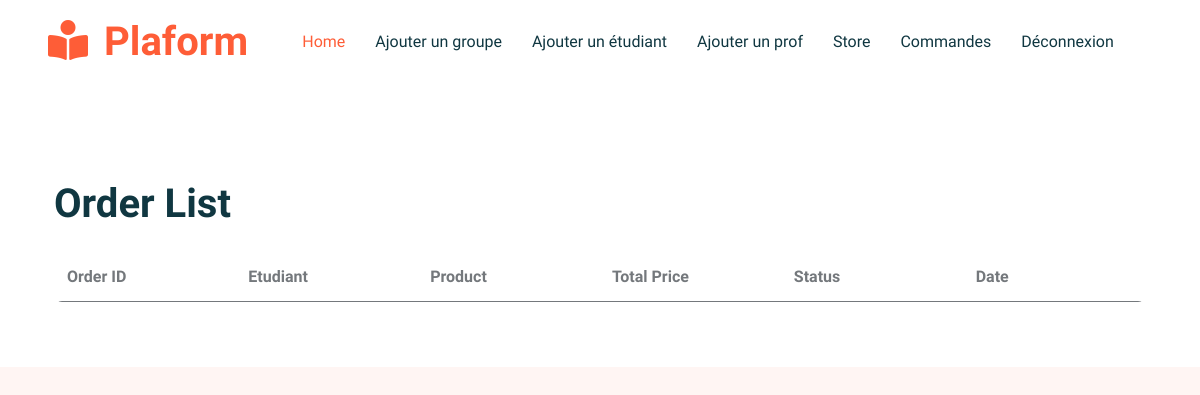
The app's page /commandes_admin/ (signed in), older data.
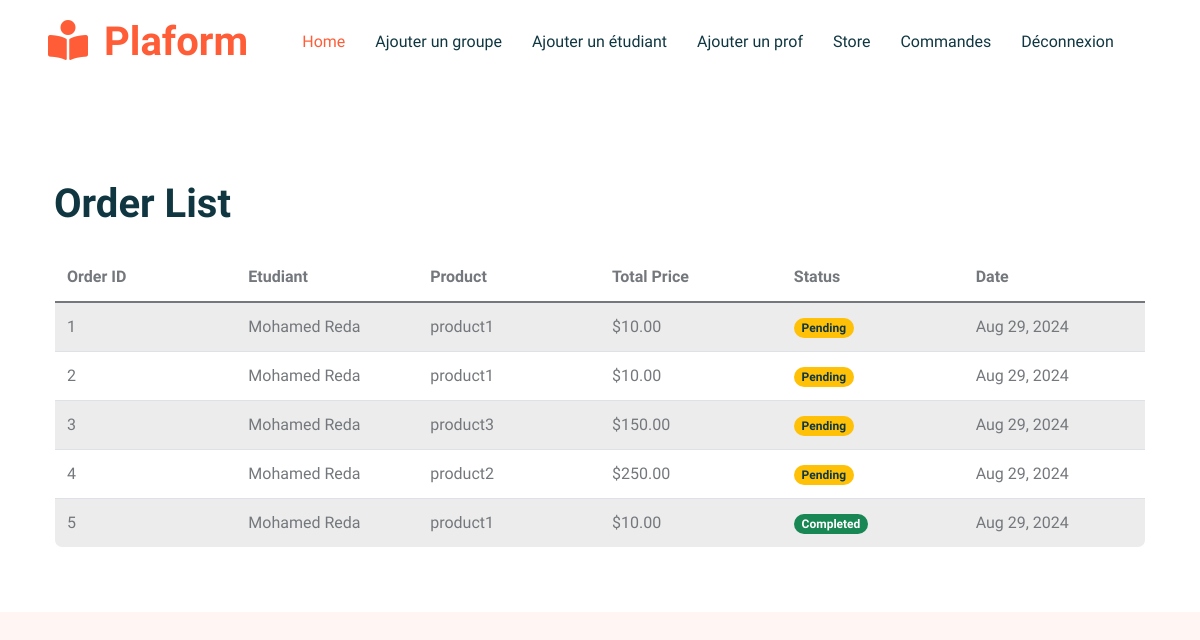
The same page, newer data.
### platformTK/models.py (models this page shows, shortened)
class Commande(models.Model):
    STATUS_CHOICES = [
        ('Pending', 'Pending'),
        ('Completed', 'Completed'),
        ('Cancelled', 'Cancelled'),
    ]
    etudiant = models.ForeignKey('Etudiant', on_delete=models.CASCADE)
    product = models.ForeignKey('Product', on_delete=models.CASCADE)
    date_ordered = models.DateTimeField(auto_now_add=True)
    quantity = models.PositiveIntegerField(default=1)
    total_price = models.DecimalField(max_digits=10, decimal_places=2)
    status = models.CharField(max_length=10, choices=STATUS_CHOICES, default='Pending')

class Etudiant(models.Model):
    user = models.OneToOneField(User, null=True, on_delete=models.CASCADE)
    prenom = models.CharField(max_length=50)
    nom = models.CharField(max_length=50)
    date_de_naissance = models.DateField()
    email = models.EmailField(unique=True)
    numéro_de_téléphone = models.CharField(max_length=15, blank=True, null=True)
    avatar = models.ImageField(null=True, blank=True)
    slugEtudiant = models.SlugField(blank=True, null=True)
    date_created = models.DateField(auto_now_add=True, null=True, blank=True)
    points = models.IntegerField(default=0,blank=True, null=True)
    EtudiantCode = models.CharField(max_length=100, null=True, blank=True, default=generate_etudiant_code)

class Product(models.Model):
    CATEGORY_CHOICES = [
        ('livre', 'livre'),
        ('jeux', 'jeux'),
        ('stylos', 'stylos'),
        ('Autre', 'Autre'),
    ]
    name = models.CharField(max_length=100)
    description = models.TextField()
    category = models.CharField(max_length=20, choices=CATEGORY_CHOICES)
    price = models.DecimalField(max_digits=10, decimal_places=2)
    stock = models.PositiveIntegerField()
    image = models.ImageField(upload_to='products/', null=True, blank=True)
    slug = models.SlugField(max_length=100, unique=True, blank=True, null=True)
    date_added = models.DateTimeField(auto_now_add=True)
    ProductCode = models.CharField(max_length=100, null=True, blank=True, default=generate_product_code)
    def __str__(self):
        return self.name

### platformTK/views.py (the view)
# urls.py: path('commandes_admin/', views.commandes_admin, name='commandes_admin'),
@login_required(login_url='login')
def commandes_admin(request):
    commandes = Commande.objects.all()
    context = {
        'commandes': commandes,
    }
    return render(request, "platformTK/SuperAdmin/commandes_admin.html", context)

### platformTK/templates/platformTK/SuperAdmin/commandes_admin.html (shortened to what this page needs)
{% extends "platformTK/SuperAdmin/HomeBase.html" %}
{% load static %}
{% block content %}
{% include 'platformTK/SuperAdmin/navbar.html' %}
<div class="container mt-5">
    <div class="container py-5">
        <h1 class="mb-4">Order List</h1>
        <table class="table table-striped">
            <thead>
                <tr>
                    <th>Order ID</th>
                    <th>Etudiant</th>
                    <th>Product</th>
                    <th>Total Price</th>
                    <th>Status</th>
                    <th>Date</th>
                </tr>
            </thead>
            <tbody>
                {% for commande in commandes %}
                <tr>
                    <td>{{ commande.id }}</td>
                    <td>{{ commande.etudiant.prenom }} {{ commande.etudiant.nom }}</td>
                    <td>{{ commande.product }}</td>
                    <td>${{ commande.total_price }}</td>
                    <td>
                        {% if commande.status == 'Pending' %}
                        <span class="badge bg-warning text-dark">Pending</span>
                        {% elif commande.status == 'Completed' %}
                        <span class="badge bg-success text-white">Completed</span>
                        {% elif commande.status == 'Cancelled' %}
                        <span class="badge bg-danger text-white">Cancelled</span>
                        {% else %}
                        <span class="badge bg-secondary text-white">Unknown</span>
                        {% endif %}
                    </td> {% comment %} <td>{{ commande.get_status_display }}</td>{% endcomment %}
                    <td>{{ commande.date_ordered|date:"M d, Y" }}</td>
                </tr>
                {% endfor %}
            </tbody>
        </table>
{% endblock %}

Row changes from the older to the newer data that the page shows:
added Commande: id "1", etudiant.prenom "Mohamed", etudiant.nom "Reda", product "product1", total_price "10.00", status "Pending", date_ordered "Aug 29, 2024"
added Commande: id "2", etudiant.prenom "Mohamed", etudiant.nom "Reda", product "product1", total_price "10.00", status "Pending", date_ordered "Aug 29, 2024"
added Commande: id "3", etudiant.prenom "Mohamed", etudiant.nom "Reda", product "product3", total_price "150.00", status "Pending", date_ordered "Aug 29, 2024"
added Commande: id "4", etudiant.prenom "Mohamed", etudiant.nom "Reda", product "product2", total_price "250.00", status "Pending", date_ordered "Aug 29, 2024"
added Commande: id "5", etudiant.prenom "Mohamed", etudiant.nom "Reda", product "product1", total_price "10.00", status "Completed", date_ordered "Aug 29, 2024"
